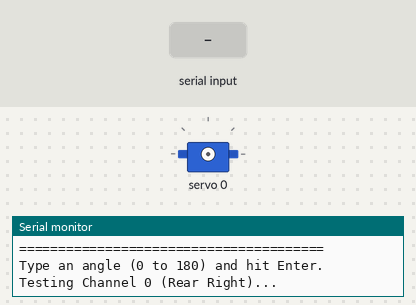
The sketch below on a simulated ESP32. On the bench: servo, the last lines printed to the serial monitor. Inputs (shaded band) come from the test bench.

Above: at 2.2 s.
2.3 s: "90,45\n" received over Serial
3.8 s: "30,150\n" received over Serial
At 4.1 s:
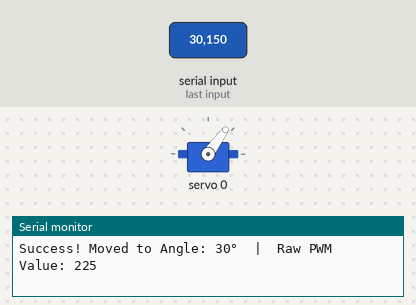
5.3 s: "5\n" received over Serial
At 6.4 s:
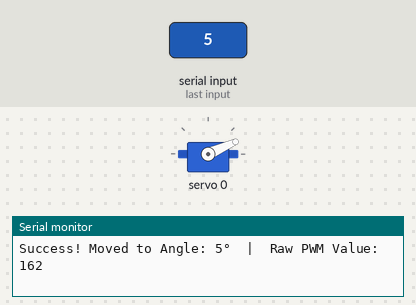
8.3 s: "90\n" received over Serial
At 8.7 s:
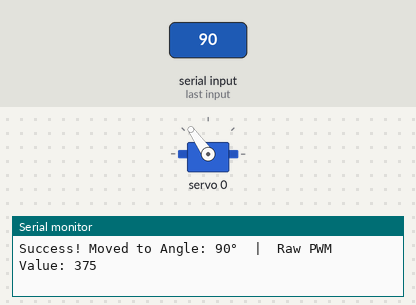
Timing chart, 0 to 10.8 s (numbered marks = the images above; inputs shaded):
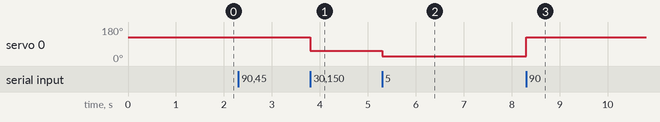

The sketch:

channel_0_manualcode.ino
```cpp
#include <Wire.h>
#include <Adafruit_PWMServoDriver.h>

// Create the PWM driver object
Adafruit_PWMServoDriver pwm = Adafruit_PWMServoDriver();

// Servo pulse width parameters
#define SERVOMIN  150 // Minimum pulse length count (0 degrees)
#define SERVOMAX  600 // Maximum pulse length count (180 degrees)

// I2C Pins for the Driver
#define PCA_SDA 22
#define PCA_SCL 23

void setup() {
  Serial.begin(115200);

  // Start I2C on your chosen pins
  Wire.begin(PCA_SDA, PCA_SCL);

  // Initialize the PCA9685
  pwm.begin();
  pwm.setOscillatorFrequency(27000000);
  pwm.setPWMFreq(50);

  delay(1000);

  Serial.println("=======================================");
  Serial.println("  QUADRUPED mini - Live Tuning Mode");
  Serial.println("=======================================");
  Serial.println("Type an angle (0 to 180) and hit Enter.");
  Serial.println("Testing Channel 0 (Rear Right)...");
}

void loop() {
  // Check if you have typed something into the Serial Monitor
  if (Serial.available() > 0) {

    // Read the number you typed
    int targetAngle = Serial.parseInt();

    // Validate the angle is within safe servo limits (0 to 180 degrees)
    if (targetAngle >= 0 && targetAngle <= 180) {

      // Convert the 0-180 angle into the 150-600 PWM pulse length
      int pulseLength = map(targetAngle, 0, 180, SERVOMIN, SERVOMAX);

      // Move Channel 0 to the calculated pulse length
      pwm.setPWM(0, 0, pulseLength);

      // Print the results back to you
      Serial.print("Success! Moved to Angle: ");
      Serial.print(targetAngle);
      Serial.print("°  |  Raw PWM Value: ");
      Serial.println(pulseLength);

    } else if (targetAngle != 0) { // Ignores random zero readings from line endings
      Serial.println("Please enter a valid angle between 0 and 180.");
    }

    // Clear out any remaining invisible characters (like pressing Enter) from the buffer
    while(Serial.available() > 0) {
      Serial.read();
    }
  }
}
```

Measured:
- after the input at 3.8 s, servo 0: 125° → 54° at once
- after the input at 5.3 s, servo 0: 54° → 24° at once
- after the input at 8.3 s, servo 0: 24° → 125° at once
